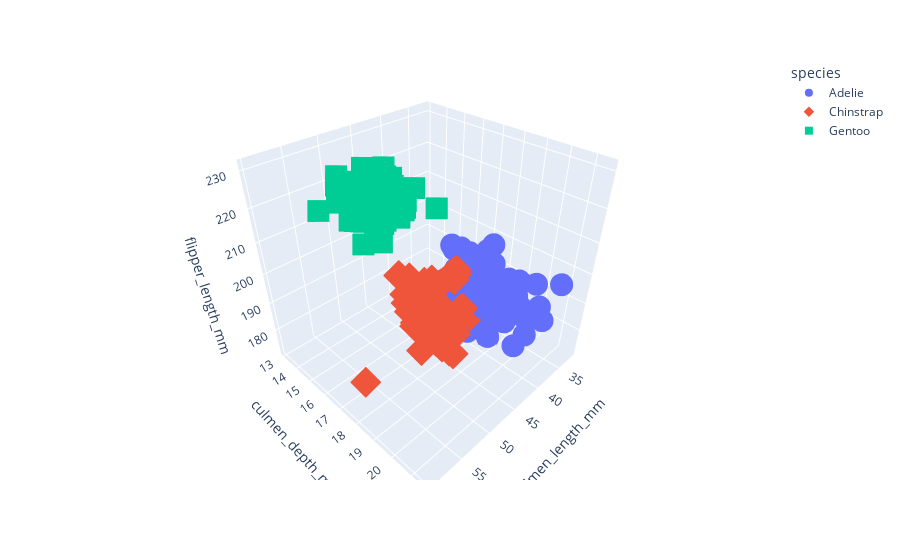

The notebook cell this image was saved under:
### Code cell
# 3D Scatter Plot con Plotly
# https://plotly.com/python/3d-scatter-plots/
fig = px.scatter_3d(
    df, 
    x='culmen_length_mm',
    y='culmen_depth_mm', 
    z='flipper_length_mm',
    symbol='species',
    color='species'
)
fig.show()
